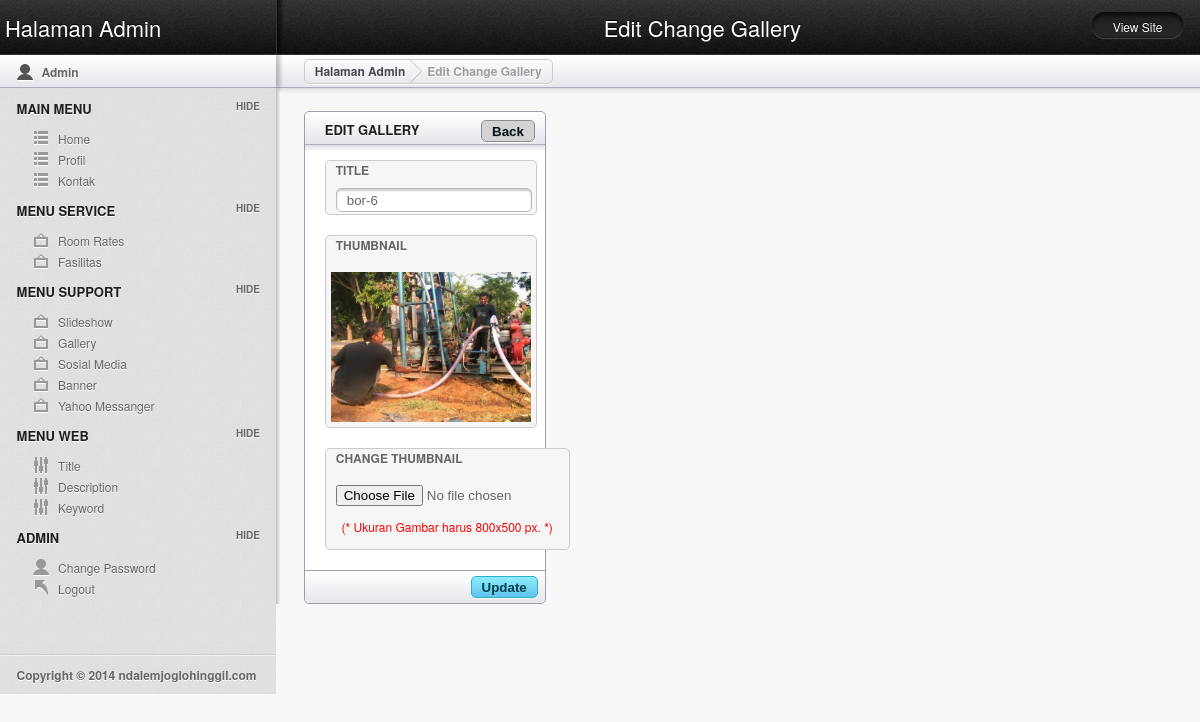
The page /demo/admins/media.php?module=gallery&act=edit&id=138 (signed in) on the database its author committed.
### tables this page shows
CREATE TABLE IF NOT EXISTS `gallery` (
  `id_gallery` int(11) NOT NULL AUTO_INCREMENT,
  `judul` varchar(128) NOT NULL,
  `gambar` varchar(128) NOT NULL,
  PRIMARY KEY (`id_gallery`)
);

### demo/admins/modul/mod_gallery/gallery.php (the view, shortened to what this page needs)
<?php
 if (empty($_SESSION['username']) AND empty($_SESSION['passuser'])){
  echo "<link href='style.css' rel='stylesheet' type='text/css'>
 <center>Untuk mengakses modul, Anda harus login <br>";
  echo "<a href=../../index.php><b>LOGIN</b></a></center>";
}
else { ?>
		<?php
		switch($_GET[act]){
		?>
		<?php break;
		case"edit":
			$galleryshow = mysql_query("SELECT * FROM gallery WHERE id_gallery='$_GET[id]'");
				$g=mysql_fetch_array($galleryshow);
		?>
		<article class="module width_quarter">
			 <header><h3 class="tabs_involved">Edit gallery</h3>
				<input style="float:right; margin: -27px 10px 0px 0px;" type='button'  class='tombol' value='Back' onclick='self.history.back()'>
			</header>
			 <form method='POST' enctype='multipart/form-data' action='modul/mod_gallery/aksi_gallery.php?module=gallery&act=update'>
				<div class="module_content">
						<fieldset>
							<label>Title</label>
							<input name="judul" type="text" value="<?php echo"$g[judul]" ?>">
						</fieldset>
						<fieldset style="float:left; width:30%; margin-right: 3%;">
							<label>Thumbnail</label><br /><br />
							<img width="200px" style="margin-left:5px;" src="../joimg/gallery/<?php echo"$g[gambar]" ?>">
						</fieldset>
						<fieldset style="float:left; width:30%; margin-right: 3%;">
							<label>Change Thumbnail</label><br /><br />
							<input style="margin-left:10px; margin-right:-20px;" type="file" name="fupload">
							<p style="text-align:center; color: #ff0000;">(* Ukuran Gambar harus 800x500 px. *)</p>
						</fieldset>
				</div>
			<footer>
				<div class="submit_link">
					<input type="submit" value="Update" class="alt_btn">
				</div>
			</footer>
			</form>
		</article>
		<br />
		<?php
		break;
		 } ?>
<?php } ?>

### demo/admins/css/layout.css (style rules this page uses)
html, div, map, dt, isindex, form, header, aside, section, section, article, footer { display: block; }
html, body { height: 100%; margin: 0; padding: 0; font-family: "Helvetica Neue", Helvetica, Arial, Verdana, sans-serif; background: #F8F8F8; font-size: 12px; }
#main h3 { color: #1F1F20; text-transform: uppercase; text-shadow: 0 1px 0 #fff; font-size: 13px; margin: 8px 20px; }
.module { border: 1px solid #9BA0AF; width: 100%; margin: 20px 3% 0 3%; margin-top: 20px; -webkit-border-radius: 5px; -moz-border-radius: 5px; border-radius: 5px; background: #ffffff; }
#main .module header h3 { display: block; width: 90%; float: left; }
.module header { height: 38px; width: 100%; background: #F1F1F4 url(../images/secondary_bar.png) repeat-x; -webkit-border-top-left-radius: 5px; -webkit-border-top-right-radius: 5px; -moz-border-radius-topleft: 5px; -moz-border-radius-topright: 5px; border-top-left-radius: 5px; border-top-right-radius: 5px; }
.module footer { height: 32px; width: 100%; border-top: 1px solid #9CA1B0; background: #F1F1F4 url(../images/module_footer_bg.png) repeat-x; -webkit-border-bottom-left-radius: 5px; -webkit-border-bottom-right-radius: 5px; -moz-border-radius-bottomleft: 5px; -moz-border-radius-bottomright: 5px; -webkit-border-bottom-left-radius: 5px; -webkit-border-bottom-right-radius: 5px; }
.module_content { margin: 10px 20px; color: #666; }
.width_quarter { width: 26%; margin-right: 0; float: left; }
#main .module header h3.tabs_involved { display: block; width: 60%; float: left; }
input[type=submit] { background: #D0D1D4 url(../images/btn_submit.png) repeat-x; border: 1px solid #A8A9A8; -webkit-box-shadow: 0 1px 0 #fff; -moz-box-shadow: 0 1px 0 #fff; box-shadow: 0 1px 0 #fff; font-weight: bold; height: 22px; -webkit-border-radius: 5px; -moz-border-radius: 5px; border-radius: 5px; padding: 0 10px; color: #666; text-shadow: 0 1px 0 #fff; cursor: pointer; }
input[type=submit].alt_btn { background: #D0D1D4 url(../images/btn_submit_2.png) repeat-x; border: 1px solid#30B0C8; -webkit-box-shadow: 0 1px 0 #fff; -moz-box-shadow: 0 1px 0 #fff; box-shadow: 0 1px 0 #fff; font-weight: bold; height: 22px; -webkit-border-radius: 5px; -moz-border-radius: 5px; border-radius: 5px; padding: 0 10px; color: #003E49; text-shadow: 0 1px 0 #6CDCF9; cursor: pointer; }
input[type=button] { background: #D3D3D3; border: 1px solid#8B8B8B; -webkit-box-shadow: 0 1px 0 #fff; -moz-box-shadow: 0 1px 0 #fff; box-shadow: 0 1px 0 #fff; font-weight: bold; height: 22px; -webkit-border-radius: 5px; -moz-border-radius: 5px; border-radius: 5px; padding: 0 10px; color: #003E49; text-shadow: 0 1px 0 #C2C2C2; cursor: pointer; }
input[type=button] { color: #001217; }
fieldset { -webkit-border-radius: 5px; -moz-border-radius: 5px; border-radius: 5px; background: #F6F6F6; border: 1px solid #ccc; padding: 1% 0%; margin: 10px 0; }
fieldset label { display: block; float: left; width: 200px; height: 25px; line-height: 25px; text-shadow: 0 1px 0 #fff; font-weight: bold; padding-left: 10px; margin: -5px 0 5px 0; text-transform: uppercase; }
fieldset input[type=text] { -webkit-border-radius: 5px; -moz-border-radius: 5px; border-radius: 5px; border: 1px solid #BBBBBB; height: 20px; color: #666666; -webkit-box-shadow: inset 0 2px 2px #ccc, 0 1px 0 #fff; -moz-box-shadow: inset 0 2px 2px #ccc, 0 1px 0 #fff; box-shadow: inset 0 2px 2px #ccc, 0 1px 0 #fff; padding-left: 10px; background-position: 10px 6px; margin: 0; display: block; float: left; width: 96%; margin: 0 10px; }
.submit_link { float: right; margin-right: 3%; padding: 5px 0; }

### demo/admins/modul/mod_gallery/gallery.php (style rules this page uses)
fieldset input[type=text] { width:87% }

### rows shown on the page
gallery: judul "bor-6", gambar (picture)
